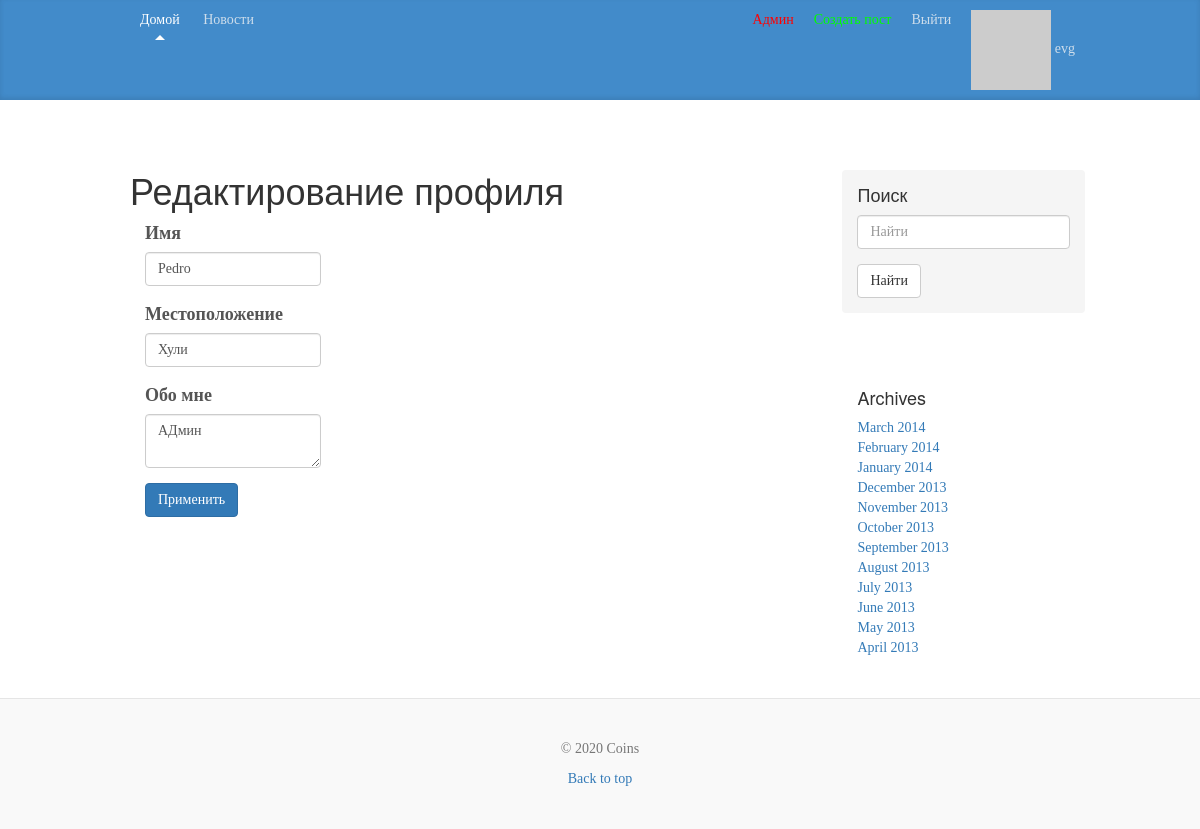
The page /edit-profile (signed in) on the database as committed earlier.
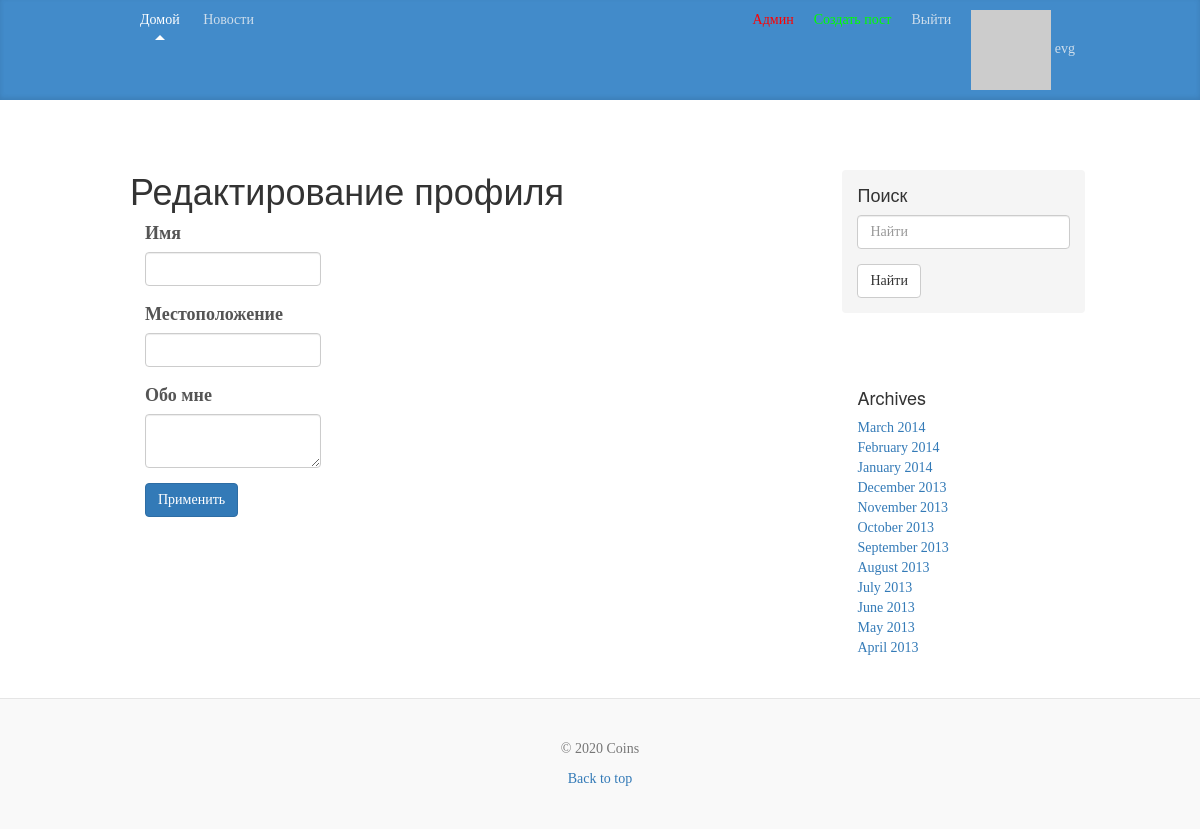
The same page on the database as committed later.
### app/models.py (models this page shows, shortened)
class User(db.Model, UserMixin):
    __tablename__ = 'user'
    id = db.Column(db.Integer, primary_key=True)
    email = db.Column(db.String(255), unique=True)
    username = db.Column(db.String(255), unique=True, index=True)
    password_hash = db.Column(db.String(255))
    active = db.Column(db.Boolean())
    confirmed_at = db.Column(db.DateTime())
    name = db.Column(db.String(64))
    location = db.Column(db.String(64))
    member_since = db.Column(db.DateTime(), default=datetime.utcnow)
    about_me = db.Column(db.String(140))
    last_seen = db.Column(db.DateTime, default=datetime.utcnow)
    avatar_hash = db.Column(db.String(32))
    roles = db.relationship('Role', secondary='roles_users', backref=db.backref('users', lazy='dynamic'))
    posts = db.relationship('Post', backref='author', lazy='dynamic')
    img = db.relationship('StorageImg', backref='author', lazy='dynamic')
    @property
    def password(self):
        raise AttributeError('password is not a readable attribute')
    def gravatar(self, size=100, default='identicon', rating='g'):
        url = 'https://secure.gravatar.com/avatar'
        hash = self.avatar_hash or self.gravatar_hash()
        return '{url}/{hash}?s={size}&d={default}&r={rating}'.\
                        format(url=url, hash=hash, size=size, default=default, rating=rating)
    def is_administrator(self):
        for r in self.roles:
            if str(r) == 'admin':
                return True
        return False

### app/users/controllers.py (the view, shortened to what this page needs)
@module.route('/edit-profile', methods=['GET', 'POST'])
@login_required
def edit_profile():
    form = EditProfileForm()
    form.name.data = current_user.name
    form.location.data = current_user.location
    form.about_me.data = current_user.about_me
    return render_template('users/edit_profile.html', edit_profile_form=form)

### app/users/forms.py
class EditProfileForm(FlaskForm):
    name = StringField('Имя', validators=[Length(0, 64)])
    location = StringField('Местоположение', validators=[Length(0, 64)])
    about_me = TextAreaField('Обо мне')
    submit = SubmitField('Применить')

### app/models.py (called while the page is built)
@login_manager.user_loader
def load_user(user_id):
    return User.query.get(int(user_id))

    def __repr__(self):
        return self.name

### app/users/controllers.py (called while the page is built)
@module.before_request
def before_request():
    if current_user.is_authenticated:
        current_user.last_seen = datetime.utcnow()
        db.session.commit()

### app/templates/users/edit_profile.html (shortened to what this page needs)
{% extends "layout.html" %}
{% import "bootstrap/wtf.html" as wtf %}
{% block content %}
{% from "bootstrap/wtf.html" import form_field %}
<h1>Редактирование профиля</h1>
<div class="col-md-4">
  <form class="form" action="{{ url_for('users.edit_profile') }}" method="POST" name="edit_profile_form">
    {{ form_field(edit_profile_form.name) }}
    {{ form_field(edit_profile_form.location) }}
    {{ form_field(edit_profile_form.about_me) }}
    {{ form_field(edit_profile_form.submit, class="btn btn-primary") }}
  </form>
</div>
{% endblock %}

### app/templates/layout.html (shortened to what this page needs)
{% extends "bootstrap/base.html" %}
{% import "bootstrap/fixes.html" as fixes %}
{% block head %}
  {{super()}}
{% endblock %}
{% block styles %}
  {{super()}}
  <link href="/static/css/blog.css" rel="stylesheet">
{% endblock %}
{% block body %}
  {% block navbar %}
  <div class="blog-masthead">
    <div class="container">
    <nav class="blog-nav">
            <a class="blog-nav-item active" href="{{ url_for('users.index') }}">Домой</a>
            <a class="blog-nav-item" href="{{ url_for('posts.news') }}">Новости</a>
            {% if current_user.is_authenticated %}
            <a class="blog-nav-item navbar-right" href="{{ url_for('users.user', username=current_user.username) }}">
                  <img src="{{ current_user.gravatar(size=18) }}">
                  {{ current_user.username }}
                </a>
            <a class="blog-nav-item navbar-right" href="{{ url_for('users.logout') }}">Выйти</a>
            {% else %}
            <a class="blog-nav-item navbar-right" href="{{ url_for('users.reg') }}">Регистрация</a>
            <a class="blog-nav-item navbar-right" href="{{ url_for('users.log') }}"><span class="glyphicon glyphicon-log-in"></span>  Войти</a>
            {% endif %}
          {% if current_user.is_authenticated %}
            {% if current_user.is_administrator() or current_user.is_writer() %}
              <a class="blog-nav-item navbar-right" style="color: rgb(0, 255, 0)" href="{{ url_for('posts.create_post') }}">Создать пост</a>
            {% endif %}
          {% endif %}
          {% if current_user.is_authenticated %}
                {% if current_user.is_administrator() %}
              <a class="blog-nav-item navbar-right" style="color: rgb(255, 0, 0)" href="{{ url_for('admin.index') }}">Админ</a>
                {% endif %}
          {% endif %}
    </nav>
  </div>
  </div>
  {% endblock %}
  <div class="container">
    {% import "bootstrap/utils.html" as utils %} {{ utils.flashed_messages(dismissible=True, container=False) }}
    <div class="blog-header">
    </div>
    <div class="row">
      <div class="col-sm-8 blog-main">
      {% block content %}{% endblock %}
      </div>
      <div class="col-sm-3 col-sm-offset-1 blog-sidebar">
        <div class="sidebar-module sidebar-module-inset">
          <h4>Поиск</h4>
          <form method='GET' action="{{ url_for('posts.news') }}">
            <div class="form-group">
              <input type="text" class="form-control" placeholder="Найти" name="q" value="{{ request.args.get('q', '') }}">
            </div>
            <button type="submit" class="btn btn-default">Найти</button>
          </form>
        </div>
        <div class="sidebar-module" id="tags">
        </div>
        <div class="sidebar-module">
          <h4>Archives</h4>
          <ol class="list-unstyled">
            <li><a href="#">March 2014</a></li>
            <li><a href="#">February 2014</a></li>
            <li><a href="#">January 2014</a></li>
            <li><a href="#">December 2013</a></li>
            <li><a href="#">November 2013</a></li>
            <li><a href="#">October 2013</a></li>
            <li><a href="#">September 2013</a></li>
            <li><a href="#">August 2013</a></li>
            <li><a href="#">July 2013</a></li>
            <li><a href="#">June 2013</a></li>
            <li><a href="#">May 2013</a></li>
            <li><a href="#">April 2013</a></li>
          </ol>
        </div>
      </div>
    </div>
  </div>
  <footer class="blog-footer">
      <p class="text-muted">&copy; <script type="text/javascript">var mdate = new Date(); document.write(mdate.getFullYear());</script> {{ config.get('APP_NAME')  }} </p>
      <p>
        <a href="#">Back to top</a>
      </p>
  </footer>
{% endblock %}

Rows that differ between the two databases and show on the page:
changed User "evg": name "Pedro" → (not shown); location "Хули" → (not shown); about_me "АДмин" → (not shown)
